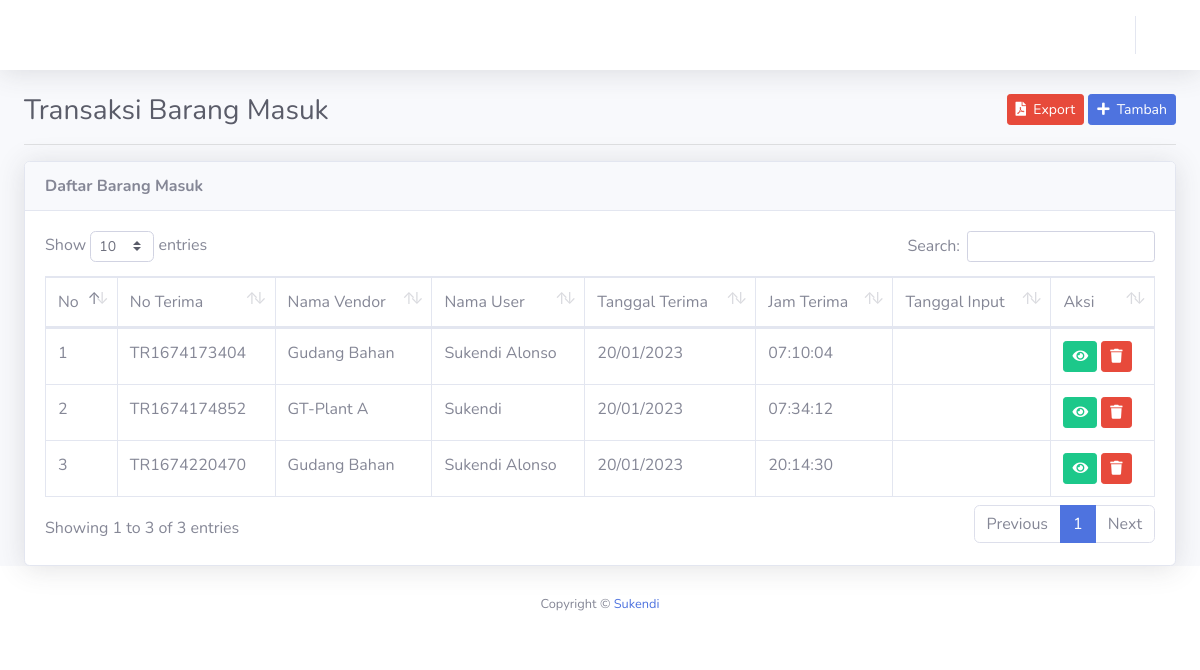
The app's page /index.php/penerimaan with its own data.
### tables this page shows
CREATE TABLE `penerimaan` (
  `id` int(11) NOT NULL,
  `no_terima` varchar(25) DEFAULT NULL,
  `tgl_terima` varchar(25) DEFAULT NULL,
  `jam_terima` varchar(10) DEFAULT NULL,
  `nama_vendorr` varchar(80) DEFAULT NULL,
  `nama` varchar(80) DEFAULT NULL
);

### application/controllers/Penerimaan.php (called while the page is built, shortened)
<?php
class Penerimaan extends CI_Controller{
	public function __construct(){
		$this->data['aktif'] = 'penerimaan';
		$this->load->model('M_barang', 'm_barang');
		$this->load->model('M_vendorr', 'm_vendorr');
		$this->load->model('M_user', 'm_user');
		$this->load->model('M_penerimaan', 'm_penerimaan');
		$this->load->model('M_detail_terima', 'm_detail_terima');
	}
	public function index(){
		$this->data['title'] = 'Transaksi Barang Masuk';
		$this->data['all_penerimaan'] = $this->m_penerimaan->lihat();
		$this->data['no'] = 1;
		$this->load->view('penerimaan/lihat', $this->data);
	}
}

### index.php (called while the page is built, shortened)
<?php
require_once BASEPATH.'core/CodeIgniter.php';

### application/models/M_penerimaan.php (called while the page is built, shortened)
<?php
class M_penerimaan extends CI_Model {
	protected $_table = 'penerimaan';
	public function lihat(){
		return $this->db->get($this->_table)->result();
	}
}

### application/views/penerimaan/lihat.php (the view, shortened to what this page needs)
<!DOCTYPE html>
<html lang="en">
<head>
	<?php $this->load->view('partials/head.php') ?>
</head>
<body id="page-top">
	<div id="wrapper">
		<?php $this->load->view('partials/sidebar.php') ?>
		<div id="content-wrapper" class="d-flex flex-column">
			<div id="content" data-url="<?= base_url('penerimaan') ?>">
				<?php $this->load->view('partials/topbar.php') ?>
				<div class="container-fluid">
				<div class="clearfix">
					<div class="float-left">
						<h1 class="h3 m-0 text-gray-800"><?= $title ?></h1>
					</div>
					<div class="float-right">
						<a href="<?= base_url('penerimaan/export') ?>" target="_blank" class="btn btn-danger btn-sm"><i class="fa fa-file-pdf"></i>&nbsp;&nbsp;Export</a>
						<a href="<?= base_url('penerimaan/tambah') ?>" class="btn btn-primary btn-sm"><i class="fa fa-plus"></i>&nbsp;&nbsp;Tambah</a>
					</div>
				</div>
				<hr>
				<div class="card shadow">
					<div class="card-header"><strong>Daftar Barang Masuk</strong></div>
					<div class="card-body">
						<div class="table-responsive">
							<table class="table table-bordered" id="dataTable" width="100%" cellspacing="0">
								<thead>
									<tr>
										<td>No</td>
										<td>No Terima</td>
										<td>Nama Vendor</td>
										<td>Nama User</td>
										<td>Tanggal Terima</td>
										<td>Jam Terima</td>
										<td>Tanggal Input</td>
										<td>Aksi</td>
									</tr>
								</thead>
								<tbody>
									<?php foreach ($all_penerimaan as $penerimaan): ?>
										<tr>
											<td><?= $no++ ?></td>
											<td><?= $penerimaan->no_terima ?></td>
											<td><?= $penerimaan->nama_vendorr ?></td>
											<td><?= $penerimaan->nama ?></td>
											<td><?= $penerimaan->tgl_terima ?>
											<td><?= $penerimaan->jam_terima ?></td>
											<td><?= $penerimaan->tanggal ?></td>
											<td>
												<a href="<?= base_url('penerimaan/detail/' . $penerimaan->no_terima) ?>" class="btn btn-success btn-sm"><i class="fa fa-eye"></i></a>
												<a onclick="return confirm('apakah anda yakin?')" href="<?= base_url('penerimaan/hapus/' . $penerimaan->no_terima) ?>" class="btn btn-danger btn-sm"><i class="fa fa-trash"></i></a>
											</td>
										</tr>
									<?php endforeach ?>
								</tbody>
							</table>
						</div>
					</div>
				</div>
				</div>
			</div>
			<?php $this->load->view('partials/footer.php') ?>
		</div>
	</div>
</body>
</html>

### application/views/partials/footer.php
<footer class="sticky-footer bg-white">
	<div class="container my-auto">
		<div class="copyright text-center my-auto">
			<span>Copyright © <a href="https://instagram.com/nugrohospace" target="_blank">Sukendi</a></span>
		</div>
	</div>
</footer>

### records on screen
penerimaan: no_terima "TR1674173404", nama_vendorr "Gudang Bahan", nama "Sukendi Alonso", tgl_terima "20/01/2023", jam_terima "07:10:04"
penerimaan: no_terima "TR1674174852", nama_vendorr "GT-Plant A", nama "Sukendi", tgl_terima "20/01/2023", jam_terima "07:34:12"
penerimaan: no_terima "TR1674220470", nama_vendorr "Gudang Bahan", nama "Sukendi Alonso", tgl_terima "20/01/2023", jam_terima "20:14:30"

### other values on screen
$title "Transaksi Barang Masuk"
